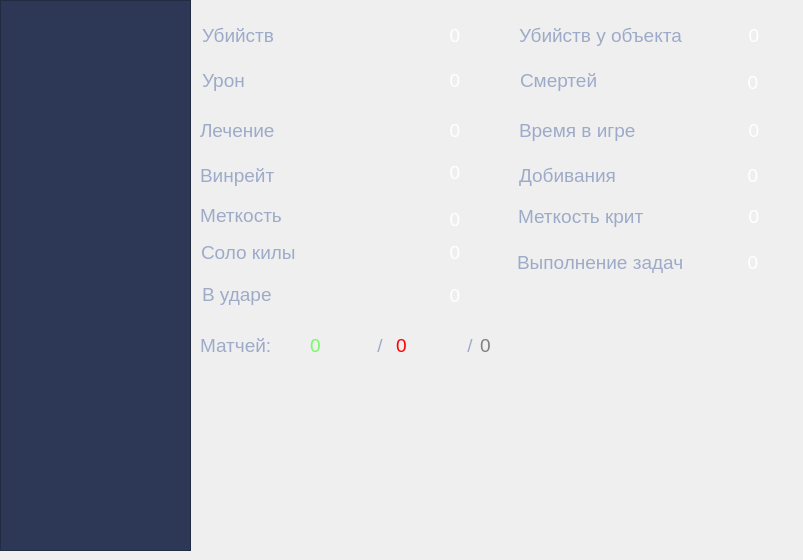
    <widget class="QWidget" name="heroes_tab">
     <attribute name="title">
      <string>Герои</string>
     </attribute>
     <widget class="QLabel" name="avg_elims_hero_text_label">
      <property name="geometry">
       <rect>
        <x>202</x>
        <y>20</y>
        <width>170</width>
        <height>30</height>
       </rect>
      </property>
      <property name="font">
       <font>
        <pointsize>14</pointsize>
       </font>
      </property>
      <property name="styleSheet">
       <string notr="true">color: #9daac8</string>
      </property>
      <property name="text">
       <string>Убийств</string>
      </property>
     </widget>
     <widget class="QLabel" name="avg_elims_hero_label">
      <property name="geometry">
       <rect>
        <x>400</x>
        <y>20</y>
        <width>110</width>
        <height>30</height>
       </rect>
      </property>
      <property name="font">
       <font>
        <pointsize>14</pointsize>
       </font>
      </property>
      <property name="styleSheet">
       <string notr="true">color: white</string>
      </property>
      <property name="text">
       <string>0</string>
      </property>
      <property name="alignment">
       <set>Qt::AlignCenter</set>
      </property>
     </widget>
     <widget class="QLabel" name="avg_obj_elims_hero_text_label">
      <property name="geometry">
       <rect>
        <x>519</x>
        <y>15</y>
        <width>220</width>
        <height>40</height>
       </rect>
      </property>
      <property name="font">
       <font>
        <pointsize>14</pointsize>
       </font>
      </property>
      <property name="styleSheet">
       <string notr="true">color: #9daac8</string>
      </property>
      <property name="text">
       <string>Убийств у объекта</string>
      </property>
     </widget>
     <widget class="QLabel" name="avg_obj_elims_hero_label">
      <property name="geometry">
       <rect>
        <x>724</x>
        <y>15</y>
        <width>60</width>
        <height>40</height>
       </rect>
      </property>
      <property name="font">
       <font>
        <pointsize>14</pointsize>
       </font>
      </property>
      <property name="styleSheet">
       <string notr="true">color: white</string>
      </property>
      <property name="text">
       <string>0</string>
      </property>
      <property name="alignment">
       <set>Qt::AlignCenter</set>
      </property>
     </widget>
     <widget class="QLabel" name="avg_damage_done_hero_text_label">
      <property name="geometry">
       <rect>
        <x>202</x>
        <y>60</y>
        <width>170</width>
        <height>40</height>
       </rect>
      </property>
      <property name="font">
       <font>
        <pointsize>14</pointsize>
       </font>
      </property>
      <property name="styleSheet">
       <string notr="true">color: #9daac8</string>
      </property>
      <property name="text">
       <string>Урон</string>
      </property>
     </widget>
     <widget class="QLabel" name="avg_damage_done_hero_label">
      <property name="geometry">
       <rect>
        <x>400</x>
        <y>60</y>
        <width>110</width>
        <height>40</height>
       </rect>
      </property>
      <property name="font">
       <font>
        <pointsize>14</pointsize>
       </font>
      </property>
      <property name="styleSheet">
       <string notr="true">color: white</string>
      </property>
      <property name="text">
       <string>0</string>
      </property>
      <property name="alignment">
       <set>Qt::AlignCenter</set>
      </property>
     </widget>
     <widget class="QLabel" name="abg_deaths_hero_text_label">
      <property name="geometry">
       <rect>
        <x>520</x>
        <y>65</y>
        <width>100</width>
        <height>30</height>
       </rect>
      </property>
      <property name="font">
       <font>
        <pointsize>14</pointsize>
       </font>
      </property>
      <property name="styleSheet">
       <string notr="true">color: #9daac8</string>
      </property>
      <property name="text">
       <string>Смертей</string>
      </property>
     </widget>
     <widget class="QLabel" name="avg_deaths_hero_label">
      <property name="geometry">
       <rect>
        <x>723</x>
        <y>67</y>
        <width>60</width>
        <height>30</height>
       </rect>
      </property>
      <property name="font">
       <font>
        <pointsize>14</pointsize>
       </font>
      </property>
      <property name="styleSheet">
       <string notr="true">color: white</string>
      </property>
      <property name="text">
       <string>0</string>
      </property>
      <property name="alignment">
       <set>Qt::AlignCenter</set>
      </property>
     </widget>
     <widget class="QLabel" name="avg_healing_done_hero_text_label">
      <property name="geometry">
       <rect>
        <x>200</x>
        <y>110</y>
        <width>180</width>
        <height>40</height>
       </rect>
      </property>
      <property name="font">
       <font>
        <pointsize>14</pointsize>
       </font>
      </property>
      <property name="styleSheet">
       <string notr="true">color: #9daac8</string>
      </property>
      <property name="text">
       <string>Лечение</string>
      </property>
     </widget>
     <widget class="QLabel" name="avg_healing_done_hero_label">
      <property name="geometry">
       <rect>
        <x>390</x>
        <y>110</y>
        <width>130</width>
        <height>40</height>
       </rect>
      </property>
      <property name="font">
       <font>
        <pointsize>14</pointsize>
       </font>
      </property>
      <property name="styleSheet">
       <string notr="true">color: white</string>
      </property>
      <property name="text">
       <string>0</string>
      </property>
      <property name="alignment">
       <set>Qt::AlignCenter</set>
      </property>
     </widget>
     <widget class="QLabel" name="time_played_hero_text_label">
      <property name="geometry">
       <rect>
        <x>519</x>
        <y>115</y>
        <width>150</width>
        <height>30</height>
       </rect>
      </property>
      <property name="font">
       <font>
        <pointsize>14</pointsize>
       </font>
      </property>
      <property name="styleSheet">
       <string notr="true">color: #9daac8</string>
      </property>
      <property name="text">
       <string>Время в игре</string>
      </property>
     </widget>
     <widget class="QLabel" name="time_played_hero_label">
      <property name="geometry">
       <rect>
        <x>719</x>
        <y>115</y>
        <width>70</width>
        <height>30</height>
       </rect>
      </property>
      <property name="font">
       <font>
        <pointsize>14</pointsize>
       </font>
      </property>
      <property name="styleSheet">
       <string notr="true">color: white</string>
      </property>
      <property name="text">
       <string>0</string>
      </property>
      <property name="alignment">
       <set>Qt::AlignCenter</set>
      </property>
     </widget>
     <widget class="QLabel" name="winrate_hero_text_label">
      <property name="geometry">
       <rect>
        <x>200</x>
        <y>160</y>
        <width>120</width>
        <height>30</height>
       </rect>
      </property>
      <property name="font">
       <font>
        <pointsize>14</pointsize>
       </font>
      </property>
      <property name="styleSheet">
       <string notr="true">color: #9daac8</string>
      </property>
      <property name="text">
       <string>Винрейт</string>
      </property>
     </widget>
     <widget class="QLabel" name="winrate_hero_label">
      <property name="geometry">
       <rect>
        <x>410</x>
        <y>152</y>
        <width>90</width>
        <height>40</height>
       </rect>
      </property>
      <property name="font">
       <font>
        <pointsize>14</pointsize>
       </font>
      </property>
      <property name="styleSheet">
       <string notr="true">color: white</string>
      </property>
      <property name="text">
       <string>0</string>
      </property>
      <property name="alignment">
       <set>Qt::AlignCenter</set>
      </property>
     </widget>
     <widget class="QLabel" name="accuracy_hero_text_label">
      <property name="geometry">
       <rect>
        <x>200</x>
        <y>200</y>
        <width>170</width>
        <height>30</height>
       </rect>
      </property>
      <property name="font">
       <font>
        <pointsize>14</pointsize>
       </font>
      </property>
      <property name="styleSheet">
       <string notr="true">color: #9daac8</string>
      </property>
      <property name="text">
       <string>Меткость</string>
      </property>
     </widget>
     <widget class="QLabel" name="accuracy_hero_label">
      <property name="geometry">
       <rect>
        <x>420</x>
        <y>199</y>
        <width>70</width>
        <height>40</height>
       </rect>
      </property>
      <property name="font">
       <font>
        <pointsize>14</pointsize>
       </font>
      </property>
      <property name="styleSheet">
       <string notr="true">color: white</string>
      </property>
      <property name="text">
       <string>0</string>
      </property>
      <property name="alignment">
       <set>Qt::AlignCenter</set>
      </property>
     </widget>
     <widget class="QLabel" name="critical_accuracy_hero_text_label">
      <property name="geometry">
       <rect>
        <x>518</x>
        <y>196</y>
        <width>190</width>
        <height>40</height>
       </rect>
      </property>
      <property name="font">
       <font>
        <pointsize>14</pointsize>
       </font>
      </property>
      <property name="styleSheet">
       <string notr="true">color: #9daac8</string>
      </property>
      <property name="text">
       <string>Меткость крит</string>
      </property>
     </widget>
     <widget class="QLabel" name="critical_accuracy_hero_label">
      <property name="geometry">
       <rect>
        <x>714</x>
        <y>196</y>
        <width>80</width>
        <height>40</height>
       </rect>
      </property>
      <property name="font">
       <font>
        <pointsize>14</pointsize>
       </font>
      </property>
      <property name="styleSheet">
       <string notr="true">color: white</string>
      </property>
      <property name="text">
       <string>0</string>
      </property>
      <property name="alignment">
       <set>Qt::AlignCenter</set>
      </property>
     </widget>
     <widget class="QLabel" name="final_blows_hero_text_label">
      <property name="geometry">
       <rect>
        <x>519</x>
        <y>160</y>
        <width>150</width>
        <height>30</height>
       </rect>
      </property>
      <property name="font">
       <font>
        <pointsize>14</pointsize>
       </font>
      </property>
      <property name="styleSheet">
       <string notr="true">color: #9daac8</string>
      </property>
      <property name="text">
       <string>Добивания</string>
      </property>
     </widget>
     <widget class="QLabel" name="final_blows_hero_label">
      <property name="geometry">
       <rect>
        <x>723</x>
        <y>160</y>
        <width>60</width>
        <height>30</height>
       </rect>
      </property>
      <property name="font">
       <font>
        <pointsize>14</pointsize>
       </font>
      </property>
      <property name="styleSheet">
       <string notr="true">color: white</string>
      </property>
      <property name="text">
       <string>0</string>
      </property>
      <property name="alignment">
       <set>Qt::AlignCenter</set>
      </property>
     </widget>
     <widget class="QLabel" name="avg_solo_elims_hero_text_label">
      <property name="geometry">
       <rect>
        <x>201</x>
        <y>232</y>
        <width>130</width>
        <height>40</height>
       </rect>
      </property>
      <property name="font">
       <font>
        <pointsize>14</pointsize>
       </font>
      </property>
      <property name="styleSheet">
       <string notr="true">color: #9daac8</string>
      </property>
      <property name="text">
       <string>Соло килы</string>
      </property>
     </widget>
     <widget class="QLabel" name="avg_solo_elims_hero_label">
      <property name="geometry">
       <rect>
        <x>430</x>
        <y>232</y>
        <width>50</width>
        <height>40</height>
       </rect>
      </property>
      <property name="font">
       <font>
        <pointsize>14</pointsize>
       </font>
      </property>
      <property name="styleSheet">
       <string notr="true">color: white</string>
      </property>
      <property name="text">
       <string>0</string>
      </property>
      <property name="alignment">
       <set>Qt::AlignCenter</set>
      </property>
     </widget>
     <widget class="QLabel" name="avatar_hero_label">
      <property name="geometry">
       <rect>
        <x>430</x>
        <y>380</y>
        <width>170</width>
        <height>140</height>
       </rect>
      </property>
      <property name="text">
       <string/>
      </property>
     </widget>
     <widget class="QListWidget" name="choose_hero_stats_listWidget">
      <property name="geometry">
       <rect>
        <x>0</x>
        <y>0</y>
        <width>191</width>
        <height>551</height>
       </rect>
      </property>
      <property name="font">
       <font>
        <pointsize>12</pointsize>
       </font>
      </property>
      <property name="styleSheet">
       <string notr="true">color: white; background-color: #2d3856 </string>
      </property>
     </widget>
     <widget class="QLabel" name="avg_fire_time_hero_text_label">
      <property name="geometry">
       <rect>
        <x>202</x>
        <y>274</y>
        <width>130</width>
        <height>40</height>
       </rect>
      </property>
      <property name="font">
       <font>
        <pointsize>14</pointsize>
       </font>
      </property>
      <property name="styleSheet">
       <string notr="true">color: #9daac8</string>
      </property>
      <property name="text">
       <string>В ударе</string>
      </property>
     </widget>
     <widget class="QLabel" name="avg_obj_time_hero_label">
      <property name="geometry">
       <rect>
        <x>723</x>
        <y>242</y>
        <width>60</width>
        <height>40</height>
       </rect>
      </property>
      <property name="font">
       <font>
        <pointsize>14</pointsize>
       </font>
      </property>
      <property name="styleSheet">
       <string notr="true">color: white</string>
      </property>
      <property name="text">
       <string>0</string>
      </property>
      <property name="alignment">
       <set>Qt::AlignCenter</set>
      </property>
     </widget>
     <widget class="QLabel" name="avg_fire_time_hero_label">
      <property name="geometry">
       <rect>
        <x>400</x>
        <y>275</y>
        <width>110</width>
        <height>40</height>
       </rect>
      </property>
      <property name="font">
       <font>
        <pointsize>14</pointsize>
       </font>
      </property>
      <property name="styleSheet">
       <string notr="true">color: white</string>
      </property>
      <property name="text">
       <string>0</string>
      </property>
      <property name="alignment">
       <set>Qt::AlignCenter</set>
      </property>
     </widget>
     <widget class="QLabel" name="avg_obj_time_hero_text_label">
      <property name="geometry">
       <rect>
        <x>517</x>
        <y>242</y>
        <width>210</width>
        <height>40</height>
       </rect>
      </property>
      <property name="font">
       <font>
        <pointsize>14</pointsize>
       </font>
      </property>
      <property name="styleSheet">
       <string notr="true">color: #9daac8</string>
      </property>
      <property name="text">
       <string>Выполнение задач</string>
      </property>
     </widget>
     <widget class="QLabel" name="games_hero_text_label">
      <property name="geometry">
       <rect>
        <x>200</x>
        <y>330</y>
        <width>100</width>
        <height>30</height>
       </rect>
      </property>
      <property name="font">
       <font>
        <pointsize>14</pointsize>
       </font>
      </property>
      <property name="styleSheet">
       <string notr="true">color: #9daac8</string>
      </property>
      <property name="text">
       <string>Матчей:</string>
      </property>
     </widget>
     <widget class="QLabel" name="games_won_hero_label">
      <property name="geometry">
       <rect>
        <x>310</x>
        <y>330</y>
        <width>60</width>
        <height>30</height>
       </rect>
      </property>
      <property name="font">
       <font>
        <pointsize>14</pointsize>
       </font>
      </property>
      <property name="styleSheet">
       <string notr="true">color: #77f968</string>
      </property>
      <property name="text">
       <string>0</string>
      </property>
     </widget>
     <widget class="QLabel" name="games_lost_hero_label">
      <property name="geometry">
       <rect>
        <x>396</x>
        <y>330</y>
        <width>64</width>
        <height>30</height>
       </rect>
      </property>
      <property name="font">
       <font>
        <pointsize>14</pointsize>
       </font>
      </property>
      <property name="styleSheet">
       <string notr="true">color: red</string>
      </property>
      <property name="text">
       <string>0</string>
      </property>
     </widget>
     <widget class="QLabel" name="games_tied_hero_label">
      <property name="geometry">
       <rect>
        <x>480</x>
        <y>330</y>
        <width>64</width>
        <height>30</height>
       </rect>
      </property>
      <property name="font">
       <font>
        <pointsize>14</pointsize>
       </font>
      </property>
      <property name="styleSheet">
       <string notr="true">color: grey</string>
      </property>
      <property name="text">
       <string>0</string>
      </property>
     </widget>
     <widget class="QLabel" name="slash_label">
      <property name="geometry">
       <rect>
        <x>370</x>
        <y>330</y>
        <width>20</width>
        <height>30</height>
       </rect>
      </property>
      <property name="font">
       <font>
        <pointsize>14</pointsize>
       </font>
      </property>
      <property name="styleSheet">
       <string notr="true">color: #9daac8</string>
      </property>
      <property name="text">
       <string>/</string>
      </property>
      <property name="alignment">
       <set>Qt::AlignCenter</set>
      </property>
     </widget>
     <widget class="QLabel" name="slash_label_2">
      <property name="geometry">
       <rect>
        <x>460</x>
        <y>330</y>
        <width>20</width>
        <height>30</height>
       </rect>
      </property>
      <property name="font">
       <font>
        <pointsize>14</pointsize>
       </font>
      </property>
      <property name="styleSheet">
       <string notr="true">color: #9daac8</string>
      </property>
      <property name="text">
       <string>/</string>
      </property>
      <property name="alignment">
       <set>Qt::AlignCenter</set>
      </property>
     </widget>
    </widget>
